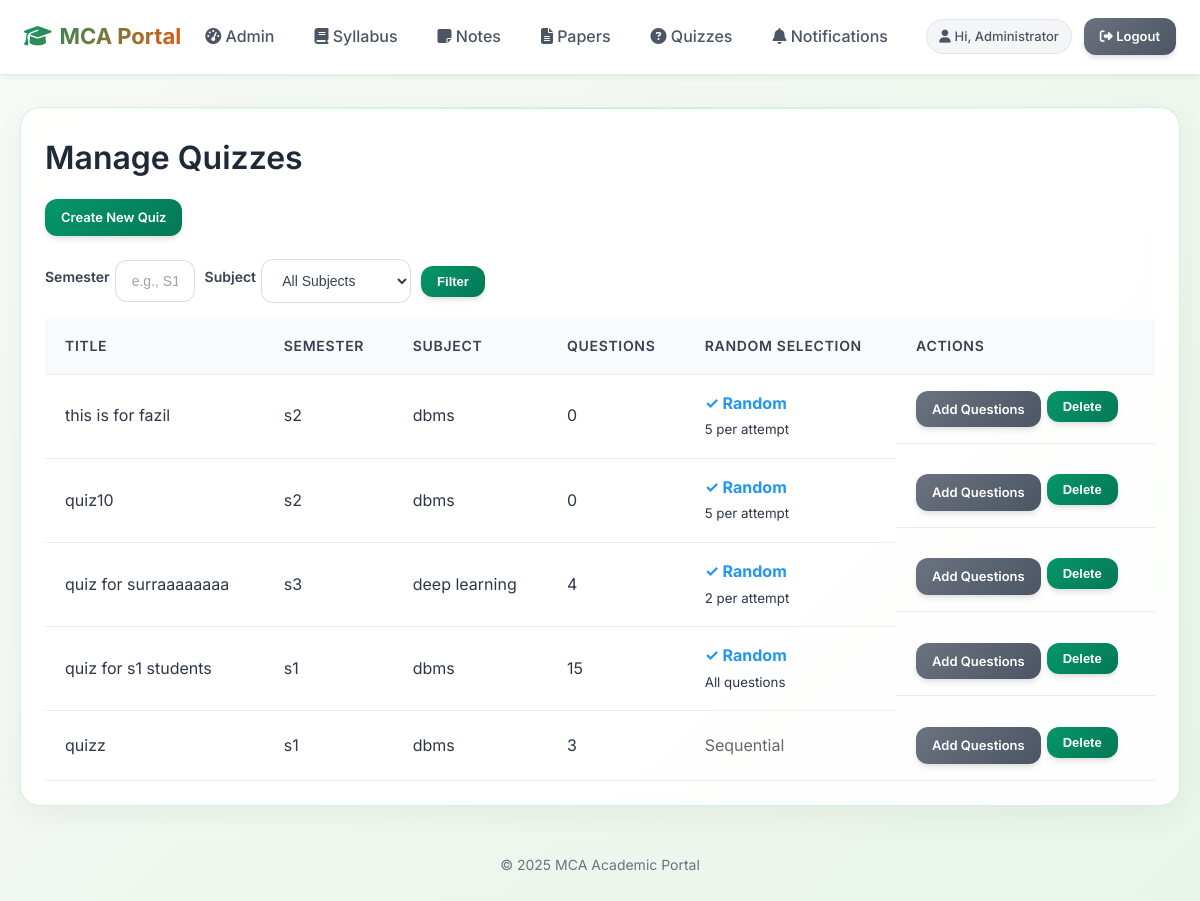
Page /admin/quizzes (signed in) on the committed database.
### models.py (models this page shows)
class User(db.Model, UserMixin):
    id = db.Column(db.Integer, primary_key=True)
    name = db.Column(db.String(120), nullable=False)
    email = db.Column(db.String(120), unique=True, nullable=False, index=True)
    password_hash = db.Column(db.String(256), nullable=False)
    role = db.Column(db.String(20), default="student")  # 'admin' or 'student'
    semester = db.Column(db.String(20))
    created_at = db.Column(db.DateTime, default=datetime.utcnow)

class Quiz(db.Model):
    id = db.Column(db.Integer, primary_key=True)
    title = db.Column(db.String(200), nullable=False)
    semester = db.Column(db.String(20), nullable=False, index=True)
    subject = db.Column(db.String(120), nullable=False, index=True)
    created_by = db.Column(db.Integer, db.ForeignKey("user.id"))
    created_at = db.Column(db.DateTime, default=datetime.utcnow)
    questions_per_attempt = db.Column(db.Integer, default=None)  # Number of questions to show per attempt (None = show all)
    randomize_questions = db.Column(db.Boolean, default=False)  # Whether to randomize question selection
    questions = db.relationship("QuizQuestion", backref="quiz", cascade="all, delete-orphan")

### app.py (the view)
    @app.route("/admin/quizzes")
    @login_required
    @admin_required
    def admin_quizzes():
        semester = request.args.get("semester", "")
        subject = request.args.get("subject", "")
        q = Quiz.query
        if semester:
            q = q.filter_by(semester=semester)
        if subject:
            q = q.filter_by(subject=subject)
        items = q.order_by(Quiz.created_at.desc()).all()
        available_subjects = get_available_subjects(Quiz)
        return render_template("quiz/admin_list.html", items=items, semester=semester,
                               subject=subject, available_subjects=available_subjects)

### app.py (called while the page is built)
def get_available_subjects(model_class):
    return [s[0] for s in db.session.query(model_class.subject).distinct().order_by(model_class.subject).all()]

### templates/quiz/admin_list.html (shortened to what this page needs)
{% extends "base.html" %}
{% block content %}
<div class="card">
  <h2>Manage Quizzes</h2>
  <p><a class="btn small" href="{{ url_for('admin_quiz_create') }}">Create New Quiz</a></p>
  <form method="get" style="display:flex;gap:10px;align-items:center;margin:8px 0 16px;flex-wrap:wrap;">
    <div style="display:flex;gap:5px;align-items:center;">
      <label>Semester</label>
      <input name="semester" value="{{ semester or '' }}" placeholder="e.g., S1" style="width:80px;">
    </div>
    <div style="display:flex;gap:5px;align-items:center;">
      <label>Subject</label>
      <select name="subject" style="min-width:150px;">
        <option value="">All Subjects</option>
      </select>
    </div>
    <button class="btn small">Filter</button>
  </form>
  {% if items %}
    <table>
      <thead><tr><th>Title</th><th>Semester</th><th>Subject</th><th>Questions</th><th>Random Selection</th><th>Actions</th></tr></thead>
      <tbody>
        {% for q in items %}
          <tr>
            <td>{{ q.title }}</td>
            <td>{{ q.semester }}</td>
            <td>{{ q.subject }}</td>
            <td>{{ q.questions|length }}</td>
            <td>
              {% if q.randomize_questions %}
                <span style="color: #2196f3; font-weight: bold;">✓ Random</span>
                {% if q.questions_per_attempt %}
                  <br><small>{{ q.questions_per_attempt }} per attempt</small>
                {% else %}
                  <br><small>All questions</small>
                {% endif %}
              {% else %}
                <span style="color: #666;">Sequential</span>
              {% endif %}
            </td>
            <td style="display:flex;gap:6px;">
              <a class="btn small secondary" href="{{ url_for('admin_quiz_add_question', quiz_id=q.id) }}">Add Questions</a>
              <form method="post" action="{{ url_for('admin_quiz_delete', quiz_id=q.id) }}">
                <button class="btn small" onclick="return confirm('Delete quiz?')">Delete</button>
              </form>
            </td>
          </tr>
        {% endfor %}
      </tbody>
    </table>
  {% else %}
    <p>No quizzes yet.</p>
  {% endif %}
</div>
{% endblock %}

### templates/base.html (shortened to what this page needs)
<!doctype html>
<html lang="en">
<head>
  <link rel="stylesheet" href="https://cdnjs.cloudflare.com/ajax/libs/font-awesome/6.4.0/css/all.min.css">
  <link rel="stylesheet" href="{{ url_for('static', filename='style.css') }}">
</head>
<body>
  <nav class="topbar">
    <div class="nav-links">
      <a href="{{ url_for('index') }}" class="brand">
        <i class="fas fa-graduation-cap mr-2"></i>MCA Portal
      </a>
      {% if current_user.is_authenticated %}
        {% if current_user.role == 'admin' %}
          <a href="{{ url_for('admin_dashboard') }}">
            <i class="fas fa-tachometer-alt"></i> Admin
          </a>
        {% else %}
          <a href="{{ url_for('student_dashboard') }}">
            <i class="fas fa-home"></i> Dashboard
          </a>
        {% endif %}
        <a href="{{ url_for('syllabus_list') }}">
          <i class="fas fa-book"></i> Syllabus
        </a>
        <a href="{{ url_for('notes_list') }}">
          <i class="fas fa-sticky-note"></i> Notes
        </a>
        <a href="{{ url_for('papers_list') }}">
          <i class="fas fa-file-alt"></i> Papers
        </a>
        <a href="{{ url_for('quiz_list') }}">
          <i class="fas fa-question-circle"></i> Quizzes
        </a>
        <a href="{{ url_for('notifications') }}">
          <i class="fas fa-bell"></i> Notifications
        </a>
      {% endif %}
    </div>
    <div class="user-section">
      {% if current_user.is_authenticated %}
        <span class="pill">
          <i class="fas fa-user"></i>
          Hi, {{ current_user.name.split(' ')[0] }}
        </span>
        <a class="btn small secondary" href="{{ url_for('logout') }}">
          <i class="fas fa-sign-out-alt"></i> Logout
        </a>
      {% endif %}
    </div>
  </nav>
  <main>
    {% block content %}{% endblock %}
  </main>
  <footer>
    <p>&copy; 2025 MCA Academic Portal</p>
  </footer>
</body>
</html>

### static/style.css (style rules this page uses)
* { box-sizing: border-box; }
body { font-family: 'Inter', system-ui, -apple-system, Segoe UI, Roboto, Ubuntu, 'Helvetica Neue', Arial, sans-serif; margin: 0; background: linear-gradient(135deg, #f8faf7 0%, #e8f5e8 100%); color: #2d3748; line-height: 1.6; min-height: 100vh; }
a { color: #2563eb; text-decoration: none; transition: color 0.2s ease; }
h1, h2, h3, h4 { margin-top: 0; font-weight: 600; color: #1f2937; }
h2 { font-size: 2rem; margin-bottom: 0.875rem; }
.topbar { display: flex; justify-content: space-between; align-items: center; background: rgba(255, 255, 255, 0.95); backdrop-filter: blur(10px); padding: 16px 24px; border-bottom: 1px solid rgba(34, 197, 94, 0.2); box-shadow: 0 4px 6px -1px rgba(0, 0, 0, 0.05); position: sticky; top: 0; z-index: 50; }
.topbar .nav-links { display: flex; gap: 8px; align-items: center; }
.topbar .brand { color: #1f2937; font-weight: 700; font-size: 22px; background: linear-gradient(135deg, #059669, #ea580c); -webkit-background-clip: text; -webkit-text-fill-color: transparent; background-clip: text; }
.topbar a:not(.brand):not(.btn) { margin: 0 4px; padding: 8px 12px; border-radius: 8px; color: #4b5563; font-weight: 500; transition: all 0.2s ease; position: relative; }
.topbar .user-section { display: flex; gap: 12px; align-items: center; }
.btn { background: linear-gradient(135deg, #059669, #047857); color: #ffffff; padding: 12px 20px; border-radius: 12px; border: none; display: inline-block; text-align: center; cursor: pointer; font-weight: 600; font-size: 14px; text-decoration: none; transition: all 0.3s ease; box-shadow: 0 4px 6px -1px rgba(0, 0, 0, 0.1), 0 2px 4px -1px rgba(0, 0, 0, 0.06); position: relative; overflow: hidden; }
.btn::before { content: ''; position: absolute; top: 0; left: -100%; width: 100%; height: 100%; background: linear-gradient(90deg, transparent, rgba(255,255,255,0.2), transparent); transition: left 0.5s; }
.btn.small { padding: 8px 16px; font-size: 13px; }
.btn.secondary { background: linear-gradient(135deg, #6b7280, #4b5563); }
main { max-width: 1200px; margin: 32px auto; padding: 0 20px; }
.card { background: rgba(255, 255, 255, 0.9); backdrop-filter: blur(12px); border: 1px solid rgba(34, 197, 94, 0.2); border-radius: 20px; padding: 24px; margin-bottom: 20px; box-shadow: 0 8px 32px 0 rgba(0, 0, 0, 0.05); transition: all 0.3s ease; position: relative; overflow: hidden; }
.card::before { content: ''; position: absolute; top: 0; left: 0; right: 0; height: 1px; background: linear-gradient(90deg, transparent, rgba(34, 197, 94, 0.3), transparent); }
label { display: block; margin: 0 0 8px 0; font-weight: 600; color: #374151; font-size: 14px; }
input, select, textarea { width: 100%; padding: 12px 16px; border-radius: 12px; border: 1px solid rgba(209, 213, 219, 0.8); background: rgba(255, 255, 255, 0.9); color: #374151; font-size: 14px; transition: all 0.3s ease; backdrop-filter: blur(8px); }
input::placeholder { color: #9ca3af; }
table { width: 100%; border-collapse: collapse; background: transparent; }
th, td { padding: 16px 20px; text-align: left; border-bottom: 1px solid rgba(229, 231, 235, 0.8); }
th { background: rgba(249, 250, 251, 0.9); font-weight: 600; color: #374151; font-size: 14px; text-transform: uppercase; letter-spacing: 0.05em; }
tbody tr { transition: background-color 0.2s ease; }
td a { color: #2563eb; font-weight: 500; }
footer { margin: 48px 0 32px; text-align: center; color: #6b7280; font-size: 14px; }
.pill { display: inline-flex; align-items: center; gap: 4px; padding: 6px 12px; border-radius: 999px; background: rgba(243, 244, 246, 0.9); color: #4b5563; font-size: 13px; font-weight: 500; backdrop-filter: blur(8px); border: 1px solid rgba(209, 213, 219, 0.5); }
.mr-2 { margin-right: 8px; }
html { scroll-behavior: smooth; }

### rows in the picture
User: name "Administrator"
Quiz: title "this is for fazil", semester "s2", subject "dbms", questions|length "0", questions_per_attempt "5"
Quiz: title "quiz10", semester "s2", subject "dbms", questions|length "0", questions_per_attempt "5"
Quiz: title "quiz for surraaaaaaaa", semester "s3", subject "deep learning", questions|length "4", questions_per_attempt "2"
Quiz: title "quiz for s1 students", semester "s1", subject "dbms", questions|length "15", randomize_questions "✓ Random"
Quiz: title "quizz", semester "s1", subject "dbms", questions|length "3", randomize_questions "Sequential"
